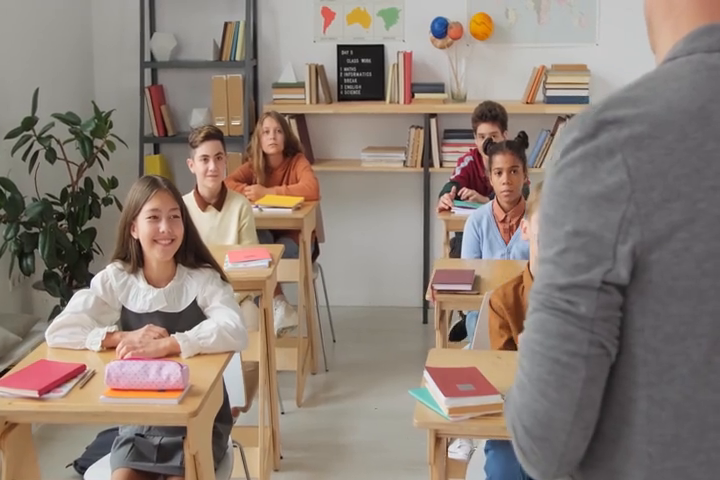
#> input picture frame 25 of face.mp4, 720 x 480 px, given in place of face1.mp4, which was not available
$ python 'Facial Detection.py'
#> lines starting #> are read from the running program, lines starting #| are printed output that depends on the picture; after the words box and inside, x2 and y2 are one past the last pixel; in counts of white or black regions, pixels touching at a corner belong together; pictures that were not available may be replaced by others from this repository, and a replacement may not be noted
import pathlib
import cv2

cascade_path = pathlib.Path(cv2.__file__).parent.absolute() / "data/haarcascade_frontalface_default.xml"

clf = cv2.CascadeClassifier(str(cascade_path))

# camera = cv2.VideoCapture(0) //Webcam

camera = cv2.VideoCapture("face1.mp4") #Video

while True:
    _, frame = camera.read()
#> frame is the input picture: shape (480, 720, 3); mean B, G, R 117.7, 127.1, 140.9
    gray = cv2.cvtColor(frame, cv2.COLOR_BGR2GRAY)
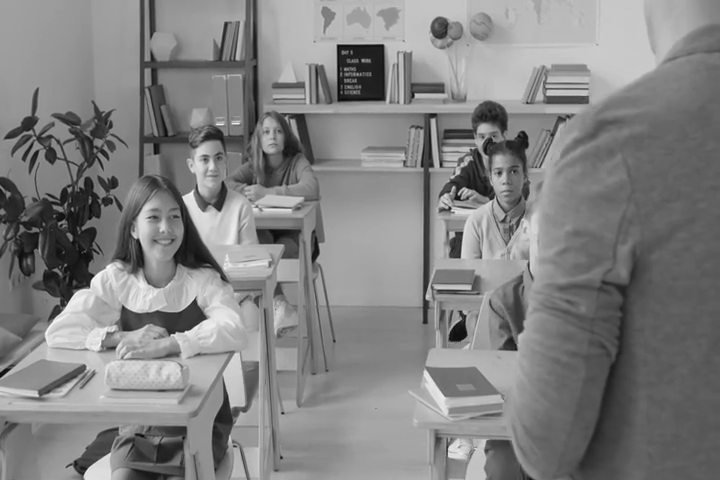
#> gray: shape (480, 720); min 6, max 252, mean 130.1
    faces = clf.detectMultiScale(
        gray,
        scaleFactor=1.1,
        minNeighbors=5,
        minSize=(30, 30),
        flags = cv2.CASCADE_SCALE_IMAGE
    )
#> faces = [[255, 119, 35, 35], [483, 153, 48, 48], [187, 140, 51, 51], [132, 195, 61, 61]]

    for (x, y, width, height) in faces:
        cv2.rectangle(frame,(x,y), (x+width, y+height), (255,255,0), 2)
#> this loop made 4 passes
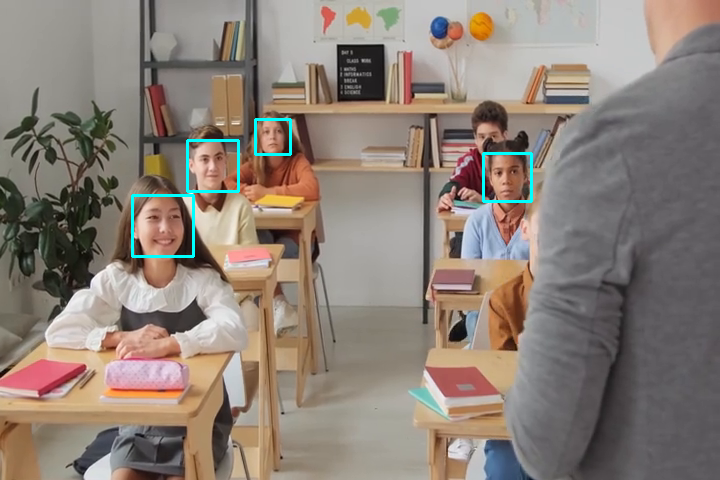
#> frame: shape (480, 720, 3); 0.67% of pixels changed, all inside (x1, y1, x2, y2) = (131, 118, 533, 258)


    cv2.imshow("Faces", frame)
    if cv2.waitKey(1) == ord("q"):
#> (key q is pressed here)
        break

camera.release()
cv2.destroyAllWindows()

$ run again, starting later in the video
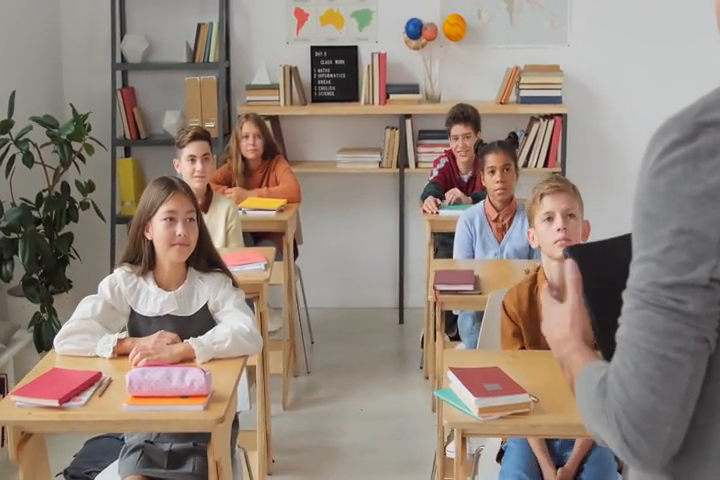
#> input picture frame 115 of face.mp4, 720 x 480 px, given in place of face1.mp4, which was not available
#> frame is the input picture: shape (480, 720, 3); mean B, G, R 122.4, 132.9, 147.4
#> `gray = cv2.cvtColor(frame, cv2.COLOR_BGR2GRAY)`:
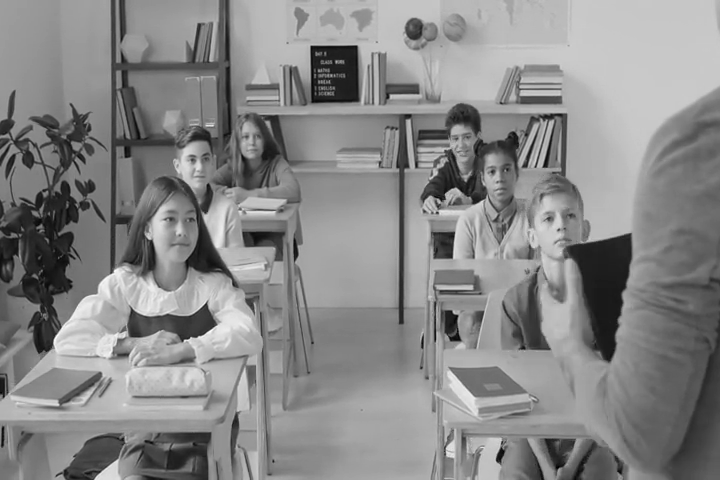
#> gray: shape (480, 720); min 1, max 255, mean 136
#> faces = [[233, 123, 36, 36], [444, 123, 37, 37], [476, 152, 48, 48], [175, 141, 48, 48], [530, 194, 59, 59], [147, 197, 63, 63]]
#> the loop `for (x, y, width, height) in faces:` made 6 passes
#> after the loop `for (x, y, width, height) in faces:`:
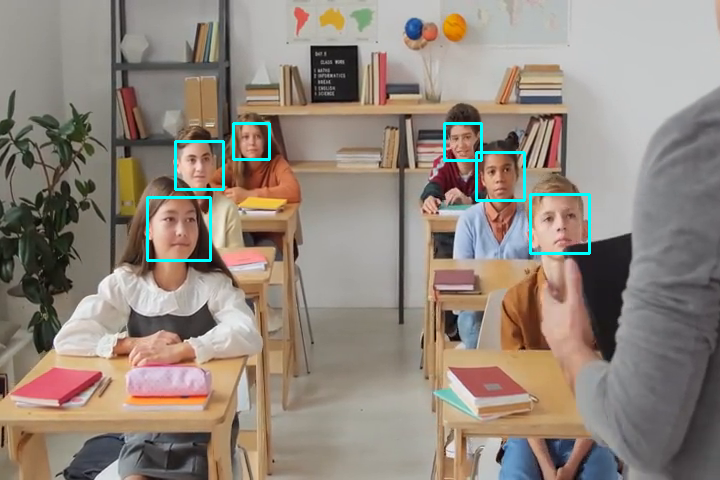
#> frame: shape (480, 720, 3); 1% of pixels changed, all inside (x1, y1, x2, y2) = (146, 122, 591, 262)

$ run again, starting later in the video
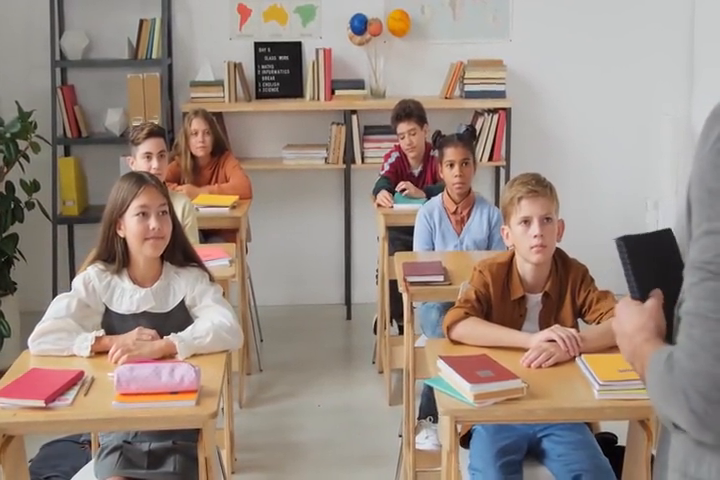
#> input picture frame 204 of face.mp4, 720 x 480 px, given in place of face1.mp4, which was not available
#> frame is the input picture: shape (480, 720, 3); mean B, G, R 128.4, 138.2, 154
#> `gray = cv2.cvtColor(frame, cv2.COLOR_BGR2GRAY)`:
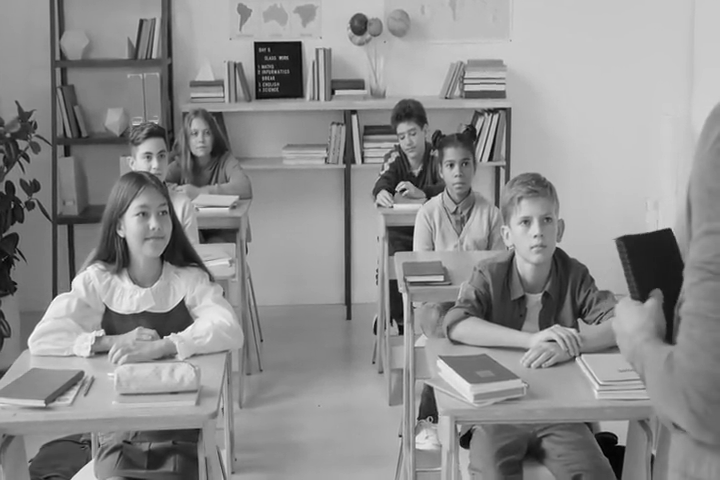
#> gray: shape (480, 720); min 0, max 254, mean 141.8
#> faces = [[183, 120, 36, 36], [438, 148, 43, 43], [120, 191, 63, 63], [505, 198, 62, 62], [251, 43, 51, 51]]
#> the loop `for (x, y, width, height) in faces:` made 5 passes
#> after the loop `for (x, y, width, height) in faces:`:
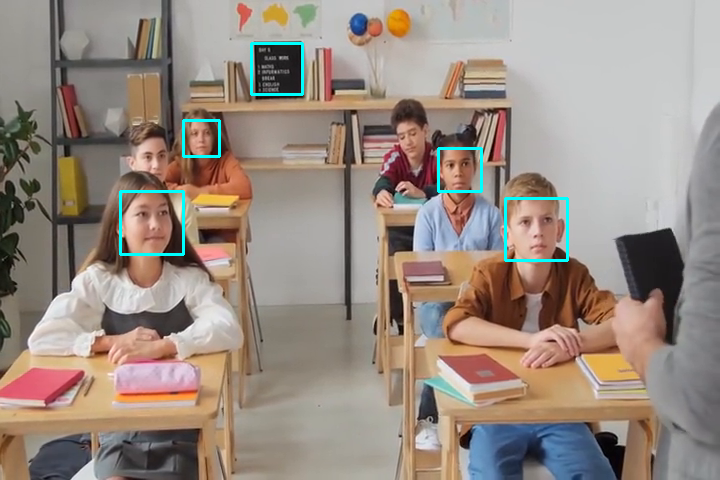
#> frame: shape (480, 720, 3); 0.88% of pixels changed, all inside (x1, y1, x2, y2) = (119, 42, 569, 262)
